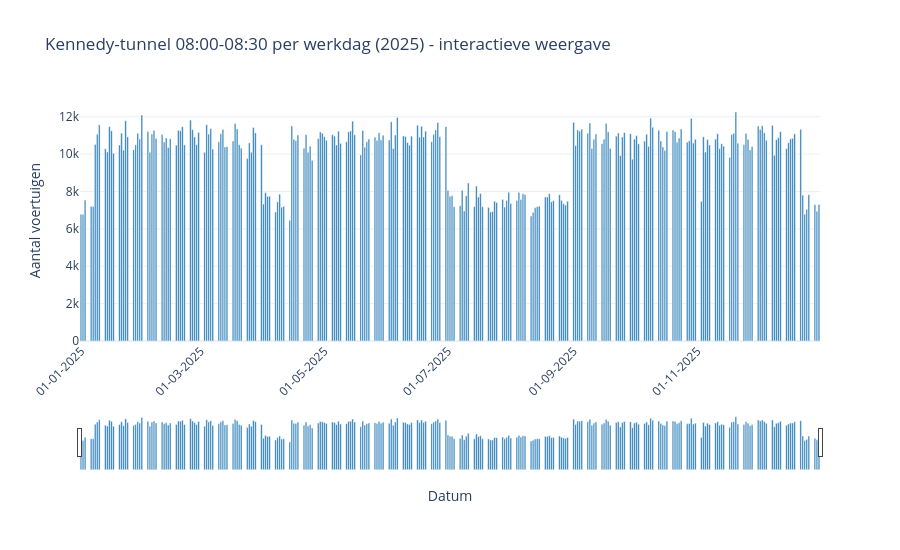

The notebook cell saved with this chart:
### Markdown cell above
### Interactieve daggrafiek (zoom + hover)

Gebruik de toolbar om te zoomen of te pannen. Met hover zie je per dag exact de datum en het aantal voertuigen.

### Code cell
import sys
import subprocess
import pandas as pd

# Zorg dat plotly beschikbaar is in deze kernel
try:
    import plotly.express as px
except ImportError:
    subprocess.check_call([sys.executable, "-m", "pip", "install", "plotly", "-q"])
    import plotly.express as px

# Hergebruik per_dag uit de vorige cel; herbereken indien nodig
if "per_dag" not in globals() or per_dag is None or per_dag.empty:
    df_zoom = pd.read_csv("E17_Waasmunster_Kennedy_07h00_08h30_2025.csv", sep=";")
    for c in ["voertuigen_kwartier", "kwartier", "uur"]:
        df_zoom[c] = pd.to_numeric(df_zoom[c], errors="coerce")
    df_zoom["datum"] = pd.to_datetime(df_zoom["datum"], errors="coerce")
    mask_zoom = (
        df_zoom["meetpunt_id"].isin(["E17-KN-01", "E17-KN-02"]) &
        (df_zoom["weekdag"] == True) &
        (df_zoom["uur"] == 8) &
        (df_zoom["kwartier"].isin([0, 15]))
    )
    per_dag_plot = (
        df_zoom.loc[mask_zoom]
        .groupby("datum", as_index=False)["voertuigen_kwartier"]
        .sum()
        .sort_values("datum")
    )
else:
    per_dag_plot = per_dag.copy()

fig = px.bar(
    per_dag_plot,
    x="datum",
    y="voertuigen_kwartier",
    title="Kennedy-tunnel 08:00-08:30 per werkdag (2025) - interactieve weergave",
    labels={"datum": "Datum", "voertuigen_kwartier": "Aantal voertuigen"},
    hover_data={"datum": "|%d-%m-%Y", "voertuigen_kwartier": ":,.0f"},
)

fig.update_traces(marker_color="#1f77b4")
fig.update_layout(
    template="plotly_white",
    height=550,
    xaxis=dict(
        tickformat="%d-%m-%Y",
        tickangle=-45,
        rangeslider=dict(visible=True),
        type="date",
    ),
)

fig.show()

### Figure 1 — Plotly figure (JSON) as saved in the notebook; plotly's stock layout.template omitted (floating-point values rounded to 4 significant figures; data arrays with more than 128 entries replaced by an {"elided": "..."} marker saying what was removed)
{"data": [{"alignmentgroup": "True", "hovertemplate": "Datum=%{x|%d-%m-%Y}<br>Aantal voertuigen=%{y:,.0f}<extra></extra>", "legendgroup": "", "marker": {"color": "#1f77b4", "pattern": {"shape": ""}}, "name": "", "offsetgroup": "", "orientation": "v", "showlegend": false, "textposition": "auto", "type": "bar", "x": {"elided": "261 str values"}, "xaxis": "x", "y": {"elided": "261 int values"}, "yaxis": "y"}], "layout": {"barmode": "relative", "height": 550, "legend": {"tracegroupgap": 0}, "title": {"text": "Kennedy-tunnel 08:00-08:30 per werkdag (2025) - interactieve weergave"}, "xaxis": {"anchor": "y", "domain": [0, 1], "rangeslider": {"visible": true}, "tickangle": -45, "tickformat": "%d-%m-%Y", "title": {"text": "Datum"}, "type": "date"}, "yaxis": {"anchor": "x", "domain": [0, 1], "title": {"text": "Aantal voertuigen"}}}}
